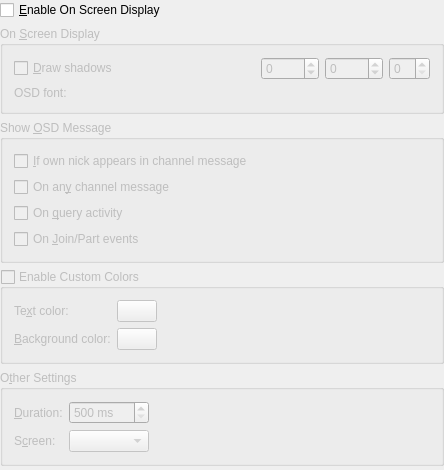
<ui version="4.0" >
 <class>OSD_ConfigUI</class>
 <widget class="QWidget" name="OSD_ConfigUI" >
  <property name="geometry" >
   <rect>
    <x>0</x>
    <y>0</y>
    <width>444</width>
    <height>470</height>
   </rect>
  </property>
  <layout class="QGridLayout" >
   <property name="margin" >
    <number>0</number>
   </property>
   <item row="5" column="0" >
    <spacer name="spacer1" >
     <property name="orientation" >
      <enum>Qt::Vertical</enum>
     </property>
     <property name="sizeType" >
      <enum>QSizePolicy::Expanding</enum>
     </property>
     <property name="sizeHint" stdset="0" >
      <size>
       <width>21</width>
       <height>10</height>
      </size>
     </property>
    </spacer>
   </item>
   <item row="0" column="0" >
    <widget class="QCheckBox" name="kcfg_UseOSD" >
     <property name="text" >
      <string>&amp;Enable On Screen Display</string>
     </property>
    </widget>
   </item>
   <item row="1" column="0" >
    <widget class="Q3GroupBox" name="groupBox2" >
     <property name="enabled" >
      <bool>false</bool>
     </property>
     <property name="title" >
      <string>On &amp;Screen Display</string>
     </property>
     <layout class="QGridLayout" >
      <item row="0" column="0" colspan="2" >
       <widget class="QCheckBox" name="kcfg_OSDDrawShadow" >
        <property name="enabled" >
         <bool>false</bool>
        </property>
        <property name="text" >
         <string>&amp;Draw shadows</string>
        </property>
       </widget>
      </item>
      <item row="1" column="0" >
       <widget class="QLabel" name="textLabel1" >
        <property name="enabled" >
         <bool>false</bool>
        </property>
        <property name="frameShadow" >
         <enum>QFrame::Sunken</enum>
        </property>
        <property name="text" >
         <string>OSD font:</string>
        </property>
        <property name="wordWrap" >
         <bool>false</bool>
        </property>
        <property name="buddy" >
         <cstring>kFontRequester1</cstring>
        </property>
       </widget>
      </item>
      <item row="1" column="1" >
       <widget class="KFontRequester" name="kcfg_OSDFont" >
        <property name="enabled" >
         <bool>false</bool>
        </property>
       </widget>
      </item>
      <item row="0" column="2" >
       <widget class="QSpinBox" name="kcfg_OSDOffsetX" >
        <property name="sizePolicy" >
         <sizepolicy vsizetype="Maximum" hsizetype="Maximum" >
          <horstretch>0</horstretch>
          <verstretch>0</verstretch>
         </sizepolicy>
        </property>
        <property name="minimum" >
         <number>-2048</number>
        </property>
        <property name="maximum" >
         <number>2048</number>
        </property>
       </widget>
      </item>
      <item row="0" column="3" >
       <widget class="QSpinBox" name="kcfg_OSDOffsetY" >
        <property name="sizePolicy" >
         <sizepolicy vsizetype="Maximum" hsizetype="Maximum" >
          <horstretch>0</horstretch>
          <verstretch>0</verstretch>
         </sizepolicy>
        </property>
        <property name="minimum" >
         <number>-2048</number>
        </property>
        <property name="maximum" >
         <number>2048</number>
        </property>
       </widget>
      </item>
      <item row="0" column="4" >
       <widget class="QSpinBox" name="kcfg_OSDAlignment" >
        <property name="sizePolicy" >
         <sizepolicy vsizetype="Maximum" hsizetype="Maximum" >
          <horstretch>0</horstretch>
          <verstretch>0</verstretch>
         </sizepolicy>
        </property>
       </widget>
      </item>
     </layout>
    </widget>
   </item>
   <item row="2" column="0" >
    <widget class="Q3GroupBox" name="groupBox3" >
     <property name="enabled" >
      <bool>false</bool>
     </property>
     <property name="title" >
      <string>Show &amp;OSD Message</string>
     </property>
     <layout class="QGridLayout" >
      <item row="0" column="0" >
       <widget class="QCheckBox" name="kcfg_OSDShowOwnNick" >
        <property name="text" >
         <string>&amp;If own nick appears in channel message</string>
        </property>
       </widget>
      </item>
      <item row="1" column="0" >
       <widget class="QCheckBox" name="kcfg_OSDShowChannel" >
        <property name="text" >
         <string>On an&amp;y channel message</string>
        </property>
       </widget>
      </item>
      <item row="2" column="0" >
       <widget class="QCheckBox" name="kcfg_OSDShowQuery" >
        <property name="text" >
         <string>On &amp;query activity</string>
        </property>
       </widget>
      </item>
      <item row="3" column="0" >
       <widget class="QCheckBox" name="kcfg_OSDShowChannelEvent" >
        <property name="text" >
         <string>On &amp;Join/Part events</string>
        </property>
       </widget>
      </item>
     </layout>
    </widget>
   </item>
   <item row="3" column="0" >
    <widget class="Q3GroupBox" name="kcfg_OSDUseCustomColors" >
     <property name="enabled" >
      <bool>false</bool>
     </property>
     <property name="title" >
      <string>Enable Custom Colors</string>
     </property>
     <property name="checkable" >
      <bool>true</bool>
     </property>
     <property name="checked" >
      <bool>false</bool>
     </property>
     <layout class="QGridLayout" >
      <item row="1" column="0" >
       <widget class="QLabel" name="textLabel2" >
        <property name="text" >
         <string>Te&amp;xt color:</string>
        </property>
        <property name="wordWrap" >
         <bool>false</bool>
        </property>
        <property name="buddy" >
         <cstring>kcfg_OSDTextColor</cstring>
        </property>
       </widget>
      </item>
      <item row="2" column="0" >
       <widget class="QLabel" name="textLabel3" >
        <property name="text" >
         <string>&amp;Background color:</string>
        </property>
        <property name="wordWrap" >
         <bool>false</bool>
        </property>
        <property name="buddy" >
         <cstring>kcfg_OSDBackgroundColor</cstring>
        </property>
       </widget>
      </item>
      <item row="2" column="1" >
       <widget class="KColorButton" name="kcfg_OSDBackgroundColor" >
        <property name="text" >
         <string/>
        </property>
       </widget>
      </item>
      <item row="1" column="1" >
       <widget class="KColorButton" name="kcfg_OSDTextColor" >
        <property name="text" >
         <string/>
        </property>
       </widget>
      </item>
      <item rowspan="2" row="1" column="2" >
       <spacer name="spacer2" >
        <property name="orientation" >
         <enum>Qt::Horizontal</enum>
        </property>
        <property name="sizeType" >
         <enum>QSizePolicy::Expanding</enum>
        </property>
        <property name="sizeHint" stdset="0" >
         <size>
          <width>50</width>
          <height>31</height>
         </size>
        </property>
       </spacer>
      </item>
     </layout>
    </widget>
   </item>
   <item row="4" column="0" >
    <widget class="Q3GroupBox" name="groupBox4" >
     <property name="enabled" >
      <bool>false</bool>
     </property>
     <property name="title" >
      <string>O&amp;ther Settings</string>
     </property>
     <layout class="QGridLayout" >
      <item row="0" column="0" >
       <widget class="QLabel" name="textLabel1_2" >
        <property name="text" >
         <string>&amp;Duration:</string>
        </property>
        <property name="wordWrap" >
         <bool>false</bool>
        </property>
        <property name="buddy" >
         <cstring>kcfg_OSDDuration</cstring>
        </property>
       </widget>
      </item>
      <item row="1" column="0" >
       <widget class="QLabel" name="textLabel2_2" >
        <property name="text" >
         <string>S&amp;creen:</string>
        </property>
        <property name="wordWrap" >
         <bool>false</bool>
        </property>
        <property name="buddy" >
         <cstring>kcfg_OSDScreen</cstring>
        </property>
       </widget>
      </item>
      <item row="0" column="1" >
       <widget class="QSpinBox" name="kcfg_OSDDuration" >
        <property name="suffix" >
         <string> ms</string>
        </property>
        <property name="minimum" >
         <number>500</number>
        </property>
        <property name="maximum" >
         <number>10000</number>
        </property>
        <property name="singleStep" >
         <number>100</number>
        </property>
       </widget>
      </item>
      <item row="1" column="1" >
       <widget class="KComboBox" name="kcfg_OSDScreen" />
      </item>
      <item rowspan="2" row="0" column="2" >
       <spacer name="spacer3" >
        <property name="orientation" >
         <enum>Qt::Horizontal</enum>
        </property>
        <property name="sizeType" >
         <enum>QSizePolicy::Expanding</enum>
        </property>
        <property name="sizeHint" stdset="0" >
         <size>
          <width>50</width>
          <height>21</height>
         </size>
        </property>
       </spacer>
      </item>
     </layout>
    </widget>
   </item>
  </layout>
 </widget>
 <layoutdefault spacing="6" margin="11" />
 <layoutfunction spacing="KDialog::spacingHint" margin="KDialog::marginHint" />
 <pixmapfunction>qPixmapFromMimeSource</pixmapfunction>
 <customwidgets>
  <customwidget>
   <class>Q3GroupBox</class>
   <extends>QGroupBox</extends>
   <header>Qt3Support/Q3GroupBox</header>
   <container>1</container>
  </customwidget>
  <customwidget>
   <class>KColorButton</class>
   <extends>QPushButton</extends>
   <header>kcolorbutton.h</header>
  </customwidget>
  <customwidget>
   <class>KComboBox</class>
   <extends>QComboBox</extends>
   <header>kcombobox.h</header>
  </customwidget>
  <customwidget>
   <class>KFontRequester</class>
   <extends>QWidget</extends>
   <header>kfontrequester.h</header>
  </customwidget>
 </customwidgets>
 <tabstops>
  <tabstop>kcfg_UseOSD</tabstop>
  <tabstop>kcfg_OSDDrawShadow</tabstop>
  <tabstop>kcfg_OSDFont</tabstop>
  <tabstop>kcfg_OSDOffsetX</tabstop>
  <tabstop>kcfg_OSDOffsetY</tabstop>
  <tabstop>kcfg_OSDAlignment</tabstop>
  <tabstop>kcfg_OSDShowOwnNick</tabstop>
  <tabstop>kcfg_OSDShowChannel</tabstop>
  <tabstop>kcfg_OSDShowQuery</tabstop>
  <tabstop>kcfg_OSDShowChannelEvent</tabstop>
  <tabstop>kcfg_OSDUseCustomColors</tabstop>
  <tabstop>kcfg_OSDTextColor</tabstop>
  <tabstop>kcfg_OSDBackgroundColor</tabstop>
  <tabstop>kcfg_OSDDuration</tabstop>
  <tabstop>kcfg_OSDScreen</tabstop>
  <tabstop>kcfg_OSDUseCustomColors</tabstop>
 </tabstops>
 <includes>
  <include location="local" >kcombobox.h</include>
  <include location="local" >kcolorbutton.h</include>
  <include location="local" >kcolorbutton.h</include>
  <include location="local" >kfontrequester.h</include>
 </includes>
 <resources/>
 <connections>
  <connection>
   <sender>kcfg_UseOSD</sender>
   <signal>toggled(bool)</signal>
   <receiver>kcfg_OSDDrawShadow</receiver>
   <slot>setEnabled(bool)</slot>
   <hints>
    <hint type="sourcelabel" >
     <x>20</x>
     <y>20</y>
    </hint>
    <hint type="destinationlabel" >
     <x>20</x>
     <y>20</y>
    </hint>
   </hints>
  </connection>
  <connection>
   <sender>kcfg_UseOSD</sender>
   <signal>toggled(bool)</signal>
   <receiver>groupBox3</receiver>
   <slot>setEnabled(bool)</slot>
   <hints>
    <hint type="sourcelabel" >
     <x>20</x>
     <y>20</y>
    </hint>
    <hint type="destinationlabel" >
     <x>20</x>
     <y>20</y>
    </hint>
   </hints>
  </connection>
  <connection>
   <sender>kcfg_UseOSD</sender>
   <signal>toggled(bool)</signal>
   <receiver>kcfg_OSDUseCustomColors</receiver>
   <slot>setEnabled(bool)</slot>
   <hints>
    <hint type="sourcelabel" >
     <x>20</x>
     <y>20</y>
    </hint>
    <hint type="destinationlabel" >
     <x>20</x>
     <y>20</y>
    </hint>
   </hints>
  </connection>
  <connection>
   <sender>kcfg_UseOSD</sender>
   <signal>toggled(bool)</signal>
   <receiver>groupBox4</receiver>
   <slot>setEnabled(bool)</slot>
   <hints>
    <hint type="sourcelabel" >
     <x>20</x>
     <y>20</y>
    </hint>
    <hint type="destinationlabel" >
     <x>20</x>
     <y>20</y>
    </hint>
   </hints>
  </connection>
  <connection>
   <sender>kcfg_UseOSD</sender>
   <signal>toggled(bool)</signal>
   <receiver>textLabel1</receiver>
   <slot>setEnabled(bool)</slot>
   <hints>
    <hint type="sourcelabel" >
     <x>20</x>
     <y>20</y>
    </hint>
    <hint type="destinationlabel" >
     <x>20</x>
     <y>20</y>
    </hint>
   </hints>
  </connection>
  <connection>
   <sender>kcfg_UseOSD</sender>
   <signal>toggled(bool)</signal>
   <receiver>kcfg_OSDFont</receiver>
   <slot>setEnabled(bool)</slot>
   <hints>
    <hint type="sourcelabel" >
     <x>20</x>
     <y>20</y>
    </hint>
    <hint type="destinationlabel" >
     <x>20</x>
     <y>20</y>
    </hint>
   </hints>
  </connection>
  <connection>
   <sender>kcfg_UseOSD</sender>
   <signal>toggled(bool)</signal>
   <receiver>groupBox2</receiver>
   <slot>setEnabled(bool)</slot>
   <hints>
    <hint type="sourcelabel" >
     <x>20</x>
     <y>20</y>
    </hint>
    <hint type="destinationlabel" >
     <x>20</x>
     <y>20</y>
    </hint>
   </hints>
  </connection>
 </connections>
</ui>
